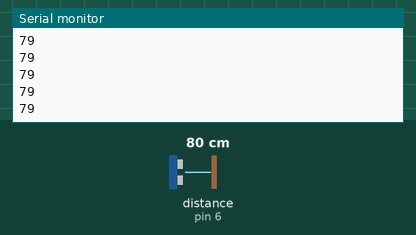
A sketch run on a simulated Arduino Uno, built with avr-gcc and run on an emulated ATmega328P. Shown: the last lines printed to the serial monitor. Wiring (inferred from the names in the program): ultrasonic range finder: trigger pin 7; echo pin 6. The test bench sets the inputs (shaded band); at power-on: distance to the obstacle (sensor on pin 6) 80 cm. The echo pulse lasts 58.3 µs per cm.

Above: at 1.2 s.
1.3 s: distance to the obstacle (sensor on pin 6) set to 2 cm
At 1.8 s:
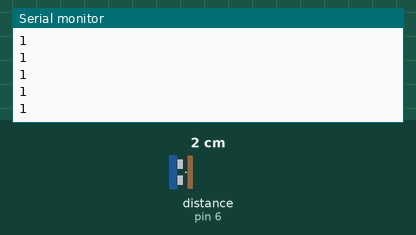
2.8 s: distance to the obstacle (sensor on pin 6) set to 4 cm
At 3.3 s:
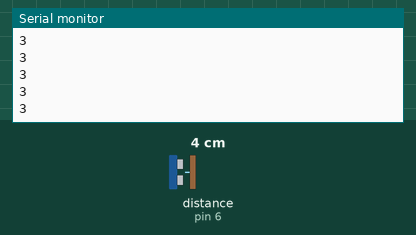
Timing chart, 0 to 5.8 s (numbered marks = the images above; inputs shaded):
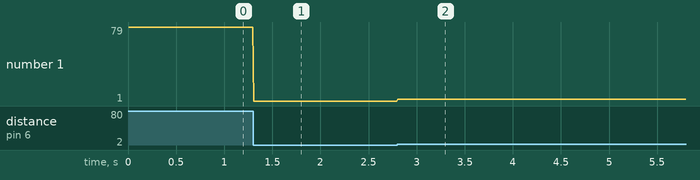

The sketch:

ultrasonicARduino.ino
```cpp
int trigPin = 7;    // Trigger
int echoPin = 6;    // Echo
long duration, cm, inches;
int data;
unsigned long time;
void setup() {
  //Serial Port begin
  Serial.begin (9600);
  //Define inputs and outputs
  pinMode(trigPin, OUTPUT);
  pinMode(echoPin, INPUT);
}

void loop() {
  // The sensor is triggered by a HIGH pulse of 10 or more microseconds.
  // Give a short LOW pulse beforehand to ensure a clean HIGH pulse:
  digitalWrite(trigPin, LOW);
  delayMicroseconds(5);
  digitalWrite(trigPin, HIGH);
  delayMicroseconds(10);
  digitalWrite(trigPin, LOW);

  // Read the signal from the sensor: a HIGH pulse whose
  // duration is the time (in microseconds) from the sending
  // of the ping to the reception of its echo off of an object.
  pinMode(echoPin, INPUT);
  duration = pulseIn(echoPin, HIGH);

  // Convert the time into a distance
  cm = (duration/2) / 29.1;     // Divide by 29.1 or multiply by 0.0343
  time = millis();

  Serial.println(cm);


  delay(10);
}
```

Measured:
- after the input at 1.3 s, the serial monitor: prints a new line at once (image 1)
- after the input at 2.8 s, the serial monitor: prints a new line at once (image 2)
- plotted number 1: 79 → 1 after the input at 1.3 s, 1 → 3 after the input at 2.8 s
